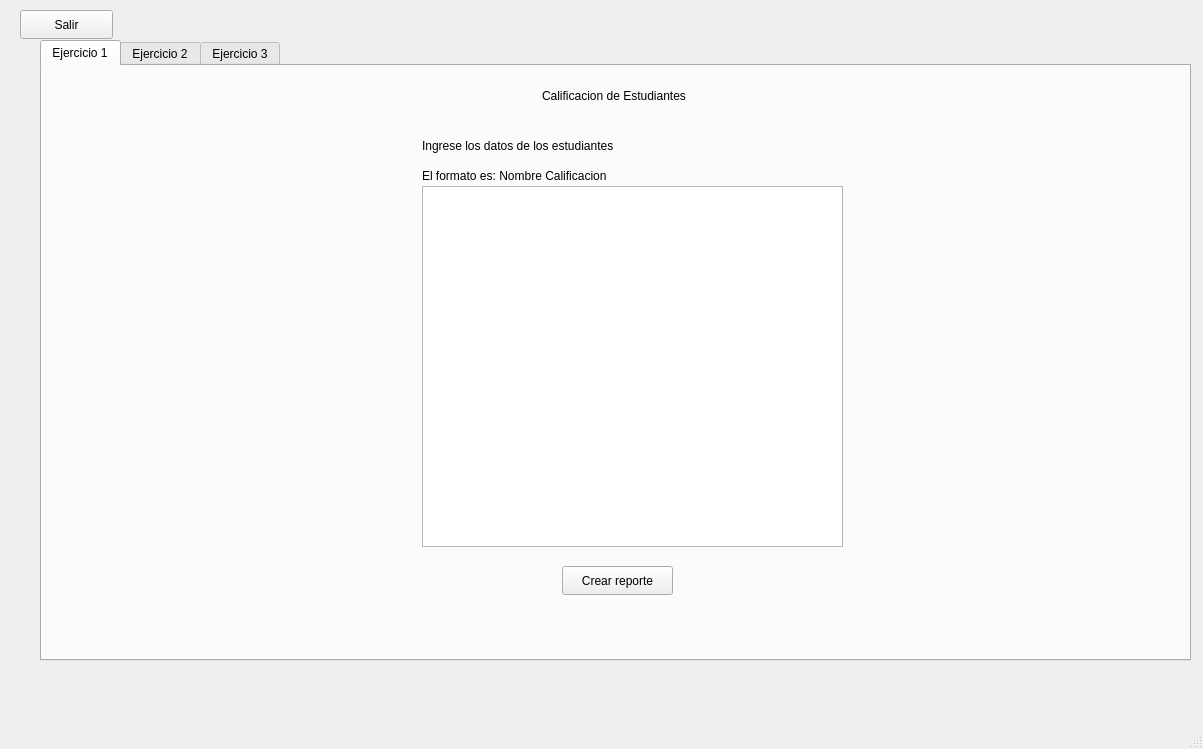
<?xml version="1.0" encoding="UTF-8"?>
<ui version="4.0">
 <class>cframe</class>
 <widget class="QMainWindow" name="cframe">
  <property name="geometry">
   <rect>
    <x>0</x>
    <y>0</y>
    <width>1203</width>
    <height>749</height>
   </rect>
  </property>
  <property name="windowTitle">
   <string>cframe</string>
  </property>
  <widget class="QWidget" name="centralwidget">
   <widget class="QTabWidget" name="tabWidget">
    <property name="geometry">
     <rect>
      <x>40</x>
      <y>40</y>
      <width>1151</width>
      <height>621</height>
     </rect>
    </property>
    <property name="currentIndex">
     <number>0</number>
    </property>
    <widget class="QWidget" name="tab">
     <attribute name="title">
      <string>Ejercicio 1</string>
     </attribute>
     <widget class="QLabel" name="label">
      <property name="geometry">
       <rect>
        <x>500</x>
        <y>20</y>
        <width>181</width>
        <height>20</height>
       </rect>
      </property>
      <property name="text">
       <string>Calificacion de Estudiantes</string>
      </property>
     </widget>
     <widget class="QTextEdit" name="teEstudiantes">
      <property name="geometry">
       <rect>
        <x>380</x>
        <y>120</y>
        <width>421</width>
        <height>361</height>
       </rect>
      </property>
     </widget>
     <widget class="QLabel" name="label_2">
      <property name="geometry">
       <rect>
        <x>380</x>
        <y>70</y>
        <width>351</width>
        <height>20</height>
       </rect>
      </property>
      <property name="text">
       <string>Ingrese los datos de los estudiantes</string>
      </property>
     </widget>
     <widget class="QPushButton" name="pushButton">
      <property name="geometry">
       <rect>
        <x>520</x>
        <y>500</y>
        <width>111</width>
        <height>29</height>
       </rect>
      </property>
      <property name="text">
       <string>Crear reporte</string>
      </property>
     </widget>
     <widget class="QLabel" name="label_8">
      <property name="geometry">
       <rect>
        <x>380</x>
        <y>100</y>
        <width>311</width>
        <height>20</height>
       </rect>
      </property>
      <property name="text">
       <string>El formato es: Nombre Calificacion</string>
      </property>
     </widget>
    </widget>
    <widget class="QWidget" name="tab_2">
     <attribute name="title">
      <string>Ejercicio 2</string>
     </attribute>
     <widget class="QTabWidget" name="tabWidget_2">
      <property name="geometry">
       <rect>
        <x>100</x>
        <y>30</y>
        <width>891</width>
        <height>471</height>
       </rect>
      </property>
      <property name="currentIndex">
       <number>1</number>
      </property>
      <widget class="QWidget" name="tab_4">
       <attribute name="title">
        <string>Crear Producto</string>
       </attribute>
       <widget class="QTextEdit" name="teProducto">
        <property name="geometry">
         <rect>
          <x>220</x>
          <y>80</y>
          <width>371</width>
          <height>281</height>
         </rect>
        </property>
       </widget>
       <widget class="QPushButton" name="pushButton_2">
        <property name="geometry">
         <rect>
          <x>250</x>
          <y>380</y>
          <width>93</width>
          <height>29</height>
         </rect>
        </property>
        <property name="text">
         <string>Crear</string>
        </property>
       </widget>
       <widget class="QLabel" name="label_3">
        <property name="geometry">
         <rect>
          <x>170</x>
          <y>30</y>
          <width>521</width>
          <height>20</height>
         </rect>
        </property>
        <property name="text">
         <string>Ingrese los productos con el formato: &quot;Codigo Nombre Precio Stock&quot;</string>
        </property>
       </widget>
       <widget class="QPushButton" name="pushButton_3">
        <property name="geometry">
         <rect>
          <x>400</x>
          <y>380</y>
          <width>161</width>
          <height>29</height>
         </rect>
        </property>
        <property name="text">
         <string>Leer archivo existente</string>
        </property>
       </widget>
      </widget>
      <widget class="QWidget" name="tab_5">
       <attribute name="title">
        <string>Modificar producto</string>
       </attribute>
       <widget class="QLabel" name="label_4">
        <property name="geometry">
         <rect>
          <x>230</x>
          <y>100</y>
          <width>63</width>
          <height>20</height>
         </rect>
        </property>
        <property name="text">
         <string>Codigo:</string>
        </property>
       </widget>
       <widget class="QLabel" name="label_5">
        <property name="geometry">
         <rect>
          <x>230</x>
          <y>150</y>
          <width>63</width>
          <height>20</height>
         </rect>
        </property>
        <property name="text">
         <string>Stock:</string>
        </property>
       </widget>
       <widget class="QLabel" name="label_6">
        <property name="geometry">
         <rect>
          <x>360</x>
          <y>50</y>
          <width>151</width>
          <height>20</height>
         </rect>
        </property>
        <property name="text">
         <string>Modificar producto</string>
        </property>
       </widget>
       <widget class="QPushButton" name="pushButton_4">
        <property name="geometry">
         <rect>
          <x>390</x>
          <y>230</y>
          <width>93</width>
          <height>29</height>
         </rect>
        </property>
        <property name="text">
         <string>Modificar</string>
        </property>
       </widget>
       <widget class="QSpinBox" name="sbcodigo">
        <property name="geometry">
         <rect>
          <x>350</x>
          <y>100</y>
          <width>61</width>
          <height>26</height>
         </rect>
        </property>
       </widget>
       <widget class="QSpinBox" name="sbstock">
        <property name="geometry">
         <rect>
          <x>350</x>
          <y>150</y>
          <width>61</width>
          <height>26</height>
         </rect>
        </property>
       </widget>
      </widget>
     </widget>
    </widget>
    <widget class="QWidget" name="tab_3">
     <attribute name="title">
      <string>Ejercicio 3</string>
     </attribute>
     <widget class="QTextEdit" name="teCSV">
      <property name="geometry">
       <rect>
        <x>210</x>
        <y>90</y>
        <width>671</width>
        <height>421</height>
       </rect>
      </property>
     </widget>
     <widget class="QLabel" name="label_7">
      <property name="geometry">
       <rect>
        <x>530</x>
        <y>50</y>
        <width>63</width>
        <height>20</height>
       </rect>
      </property>
      <property name="text">
       <string>CSV</string>
      </property>
     </widget>
     <widget class="QPushButton" name="pushButton_5">
      <property name="geometry">
       <rect>
        <x>350</x>
        <y>530</y>
        <width>101</width>
        <height>29</height>
       </rect>
      </property>
      <property name="text">
       <string>Generar CSV</string>
      </property>
     </widget>
     <widget class="QPushButton" name="pushButton_6">
      <property name="geometry">
       <rect>
        <x>622</x>
        <y>530</y>
        <width>121</width>
        <height>29</height>
       </rect>
      </property>
      <property name="text">
       <string>Generar reporte</string>
      </property>
     </widget>
    </widget>
   </widget>
   <widget class="QPushButton" name="bton_Salir">
    <property name="geometry">
     <rect>
      <x>20</x>
      <y>10</y>
      <width>93</width>
      <height>29</height>
     </rect>
    </property>
    <property name="text">
     <string>Salir</string>
    </property>
   </widget>
  </widget>
  <widget class="QMenuBar" name="menubar">
   <property name="geometry">
    <rect>
     <x>0</x>
     <y>0</y>
     <width>1203</width>
     <height>26</height>
    </rect>
   </property>
  </widget>
  <widget class="QStatusBar" name="statusbar"/>
 </widget>
 <resources/>
 <connections/>
</ui>
